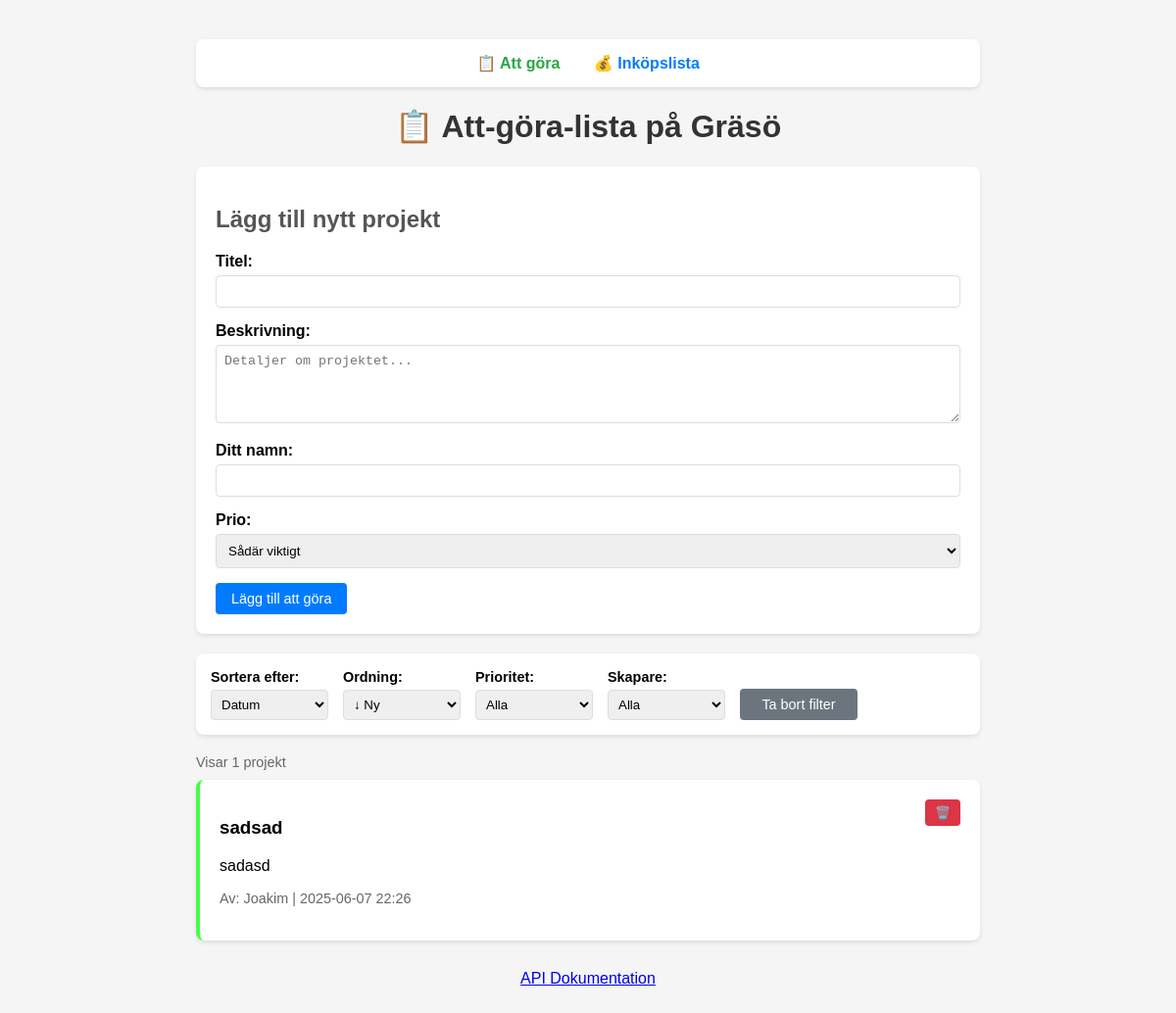
Before: / with the older database file.
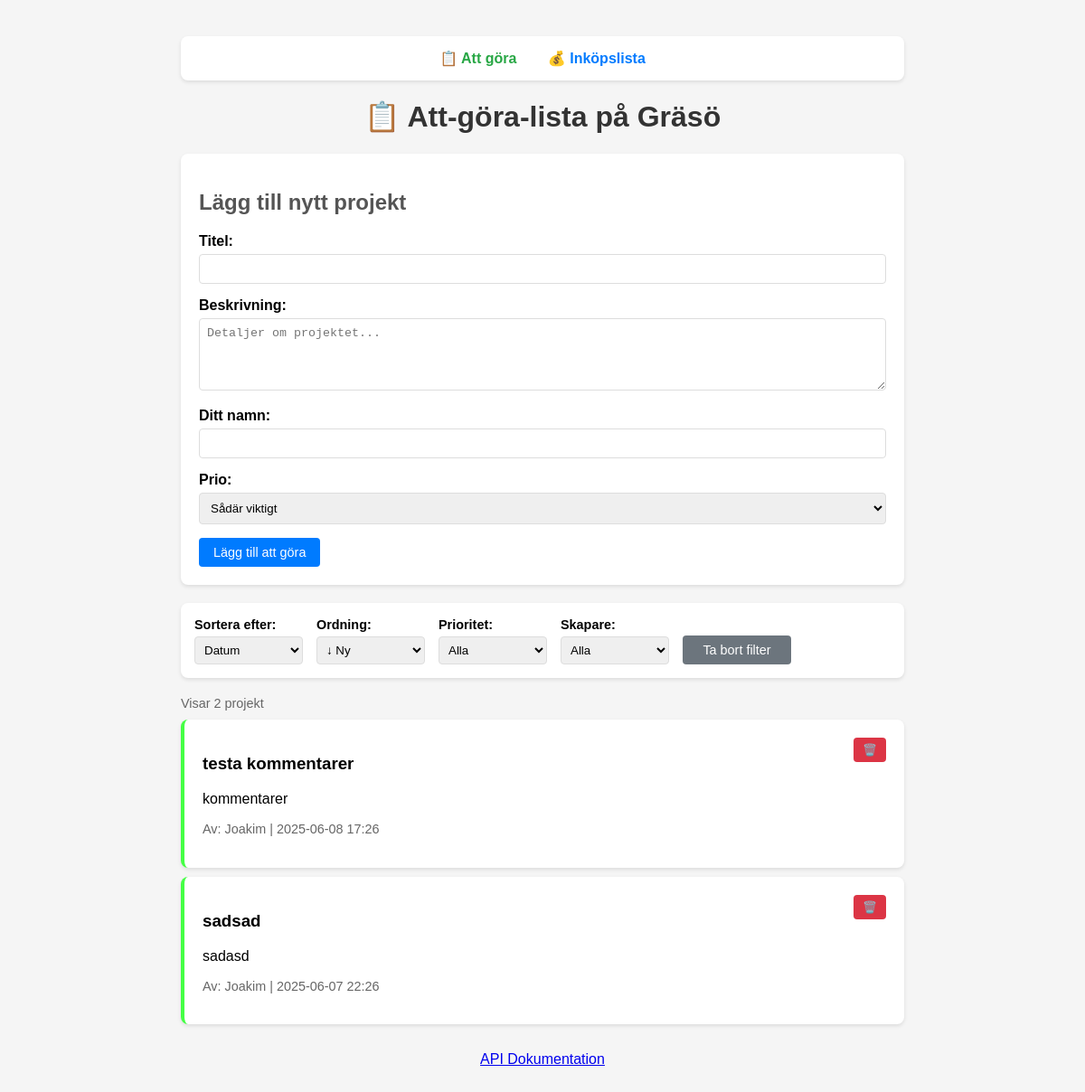
After: the same page with the newer database file.
### app/models.py (models this page shows)
class Todo(Base):
    __tablename__ = "todos"
    id = Column(Integer, primary_key=True, index=True)
    title = Column(String, index=True)
    description = Column(Text)
    author = Column(String)
    priority = Column(String, default="medium")
    created_at = Column(DateTime, default=swedish_now)
    images = relationship("TodoImage", back_populates="todo", cascade="all, delete-orphan")
    comments = relationship("Comment", back_populates="todo", cascade="all, delete-orphan")

### app/routers/todos.py (the view)
@router.get("/", response_class=HTMLResponse)
async def home(
    request: Request,
    sort_by: str = Query("date", regex="^(date|priority|author|title)$"),
    order: str = Query("desc", regex="^(asc|desc)$"),
    filter_priority: Optional[str] = Query(None),
    filter_author: Optional[str] = Query(None),
    db: Session = Depends(get_db)
):
    if filter_priority == "":
        filter_priority = None
    if filter_author == "":
        filter_author = None
    if filter_priority is not None and filter_priority not in ["high", "medium", "low"]:
        raise HTTPException(status_code=400, detail="Invalid priority filter")
    query = db.query(Todo)
    if filter_priority:
        query = query.filter(Todo.priority == filter_priority)
    if filter_author:
        query = query.filter(Todo.author.ilike(f"%{filter_author}%"))
    if sort_by == "date":
        if order == "desc":
            query = query.order_by(desc(Todo.created_at))
        else:
            query = query.order_by(asc(Todo.created_at))
    elif sort_by == "priority":
        if order == "desc":
            query = query.order_by(
                desc(Todo.priority == "high"),
                desc(Todo.priority == "medium"),
                desc(Todo.priority == "low")
            )
        else:
            query = query.order_by(
                asc(Todo.priority == "low"),
                asc(Todo.priority == "medium"),
                asc(Todo.priority == "high")
            )
    elif sort_by == "author":
        if order == "desc":
            query = query.order_by(desc(Todo.author))
        else:
            query = query.order_by(asc(Todo.author))
    elif sort_by == "title":
        if order == "desc":
            query = query.order_by(desc(Todo.title))
        else:
            query = query.order_by(asc(Todo.title))
    todos = query.all()
    authors = db.query(Todo.author).distinct().all()
    authors = [author[0] for author in authors if author[0]]
    return templates.TemplateResponse("index.html", {
        "request": request,
        "todos": todos,
        "authors": authors,
        "current_sort": sort_by,
        "current_order": order,
        "current_priority_filter": filter_priority,
        "current_author_filter": filter_author,
    })

### templates/index.html (shortened to what the changed rows need)
<!DOCTYPE html>
<html>
<head>
</head>
<body>
    <div class="container">
        <div class="nav">
            <a href="/" class="active">📋 Att göra</a>
            <a href="/shopping">💰 Inköpslista</a>
        </div>
        <h1>📋 Att-göra-lista på Gräsö</h1>
        <div class="form-card">
            <h2>Lägg till nytt projekt</h2>
            <form action="/api/todos" method="post">
            </form>
        </div>
        <div class="controls-card">
            <form method="get" id="filterForm">
            </form>
        </div>
        <div class="results-info">
            Visar {{ todos|length }} projekt
        </div>
        <div id="todos">
            {% for todo in todos %}
            <div class="todo-card priority-{{ todo.priority }}">
                <div class="todo-header">
                    <div class="todo-content" onclick="location.href='/todo/{{ todo.id }}'">
                        <h3>{{ todo.title }}</h3>
                        <p>{{ todo.description[:100] }}{% if todo.description|length > 100 %}...{% endif %}</p>
                        <p class="author">
                            Av: {{ todo.author }} | {{ todo.created_at.strftime('%Y-%m-%d %H:%M') }}
                        </p>
                    </div>
                    <form action="/api/todos/{{ todo.id }}/delete" method="post">
                        <button type="submit" class="btn btn-danger delete-btn" onclick="return confirm('Är du säker på att du vill ta bort detta projekt?')">
                            🗑️
                        </button>
                    </form>
                </div>
            </div>
            {% else %}
            <p>Hittade inga projekt 😨. {% if current_priority_filter or current_author_filter %}Testa att ta bort filter{% endif %} Lägg till ett projekt! 👆</p>
            {% endfor %}
        </div>
        <p style="text-align: center; margin-top: 30px;">
            <a href="/docs">API Dokumentation</a>
        </p>
    </div>
</body>
</html>

Changed rows visible on the page:
added Todo: title "testa kommentarer", description "kommentarer", author "Joakim", created_at "2025-06-08 17:26"
Other visible differences:
{{ todos|length }}: "1" → "2"
